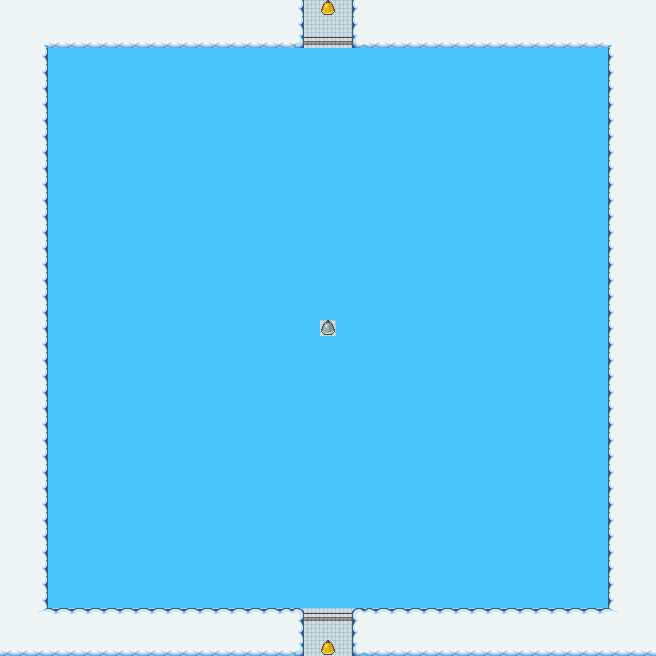

Rendered tile map (Tiled .tmx) drawn with the repository's tilesets; below, a short description and the map source with its tile grids summarised:
An orthogonal 41x41 tile map with 16x16 px tiles, 5 tile layers (Foundation, End + Start Detail, Clouds, Checkpoints, ...).

<map version="1.10" tiledversion="1.10.1" orientation="orthogonal" renderorder="right-down" width="41" height="41" tilewidth="16" tileheight="16" infinite="0" nextlayerid="6" nextobjectid="1">
 <editorsettings>
  <export target="soloLane.js" format="js" />
 </editorsettings>
 <tileset firstgid="1" source="cloud_tileset.tsx" />
 <layer id="1" name="Foundation" width="41" height="41">
  <data>[1681 cells, 1681 non-empty, 1 distinct tile ids]</data>
 </layer>
 <layer id="4" name="End + Start Detail" width="41" height="41">
  <data>[1681 cells, 10 non-empty, 1 distinct tile ids]</data>
 </layer>
 <layer id="2" name="Clouds" width="41" height="41">
  <data>[1681 cells, 438 non-empty, 13 distinct tile ids]</data>
 </layer>
 <layer id="3" name="Checkpoints" width="41" height="41">
  <data>[1681 cells, 3 non-empty, 2 distinct tile ids]</data>
 </layer>
 <layer id="5" name="Placement Tiles" width="41" height="41">
  <data>[1681 cells, 1224 non-empty, 1 distinct tile ids]</data>
 </layer>
</map>
